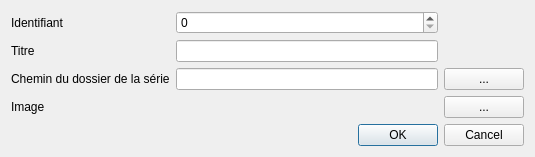
<?xml version="1.0" encoding="UTF-8"?>
<ui version="4.0">
 <class>Dialog</class>
 <widget class="QDialog" name="Dialog">
  <property name="windowModality">
   <enum>Qt::ApplicationModal</enum>
  </property>
  <property name="geometry">
   <rect>
    <x>0</x>
    <y>0</y>
    <width>535</width>
    <height>150</height>
   </rect>
  </property>
  <property name="windowTitle">
   <string>Dialog</string>
  </property>
  <property name="modal">
   <bool>true</bool>
  </property>
  <layout class="QVBoxLayout" name="verticalLayout">
   <item>
    <layout class="QGridLayout" name="gridLayout">
     <item row="4" column="0">
      <widget class="QLabel" name="label_4">
       <property name="text">
        <string>Image</string>
       </property>
      </widget>
     </item>
     <item row="2" column="0">
      <widget class="QLabel" name="label_2">
       <property name="text">
        <string>Titre</string>
       </property>
      </widget>
     </item>
     <item row="2" column="1">
      <widget class="QLineEdit" name="lineEdit_2"/>
     </item>
     <item row="3" column="2">
      <widget class="QPushButton" name="choose_path_button">
       <property name="text">
        <string>...</string>
       </property>
      </widget>
     </item>
     <item row="1" column="1">
      <widget class="QSpinBox" name="spinBox">
       <property name="maximum">
        <number>99999</number>
       </property>
      </widget>
     </item>
     <item row="3" column="1">
      <widget class="QLineEdit" name="lineEdit_3"/>
     </item>
     <item row="1" column="0">
      <widget class="QLabel" name="label">
       <property name="text">
        <string>Identifiant</string>
       </property>
      </widget>
     </item>
     <item row="3" column="0">
      <widget class="QLabel" name="label_3">
       <property name="text">
        <string>Chemin du dossier de la série</string>
       </property>
      </widget>
     </item>
     <item row="4" column="2">
      <widget class="QPushButton" name="choose_picture_button">
       <property name="text">
        <string>...</string>
       </property>
      </widget>
     </item>
    </layout>
   </item>
   <item>
    <widget class="QDialogButtonBox" name="buttonBox">
     <property name="orientation">
      <enum>Qt::Horizontal</enum>
     </property>
     <property name="standardButtons">
      <set>QDialogButtonBox::Cancel|QDialogButtonBox::Ok</set>
     </property>
    </widget>
   </item>
  </layout>
 </widget>
 <tabstops>
  <tabstop>spinBox</tabstop>
  <tabstop>lineEdit_2</tabstop>
  <tabstop>lineEdit_3</tabstop>
  <tabstop>choose_path_button</tabstop>
 </tabstops>
 <resources/>
 <connections>
  <connection>
   <sender>buttonBox</sender>
   <signal>accepted()</signal>
   <receiver>Dialog</receiver>
   <slot>accept()</slot>
   <hints>
    <hint type="sourcelabel">
     <x>248</x>
     <y>254</y>
    </hint>
    <hint type="destinationlabel">
     <x>157</x>
     <y>274</y>
    </hint>
   </hints>
  </connection>
  <connection>
   <sender>buttonBox</sender>
   <signal>rejected()</signal>
   <receiver>Dialog</receiver>
   <slot>reject()</slot>
   <hints>
    <hint type="sourcelabel">
     <x>316</x>
     <y>260</y>
    </hint>
    <hint type="destinationlabel">
     <x>286</x>
     <y>274</y>
    </hint>
   </hints>
  </connection>
 </connections>
</ui>
